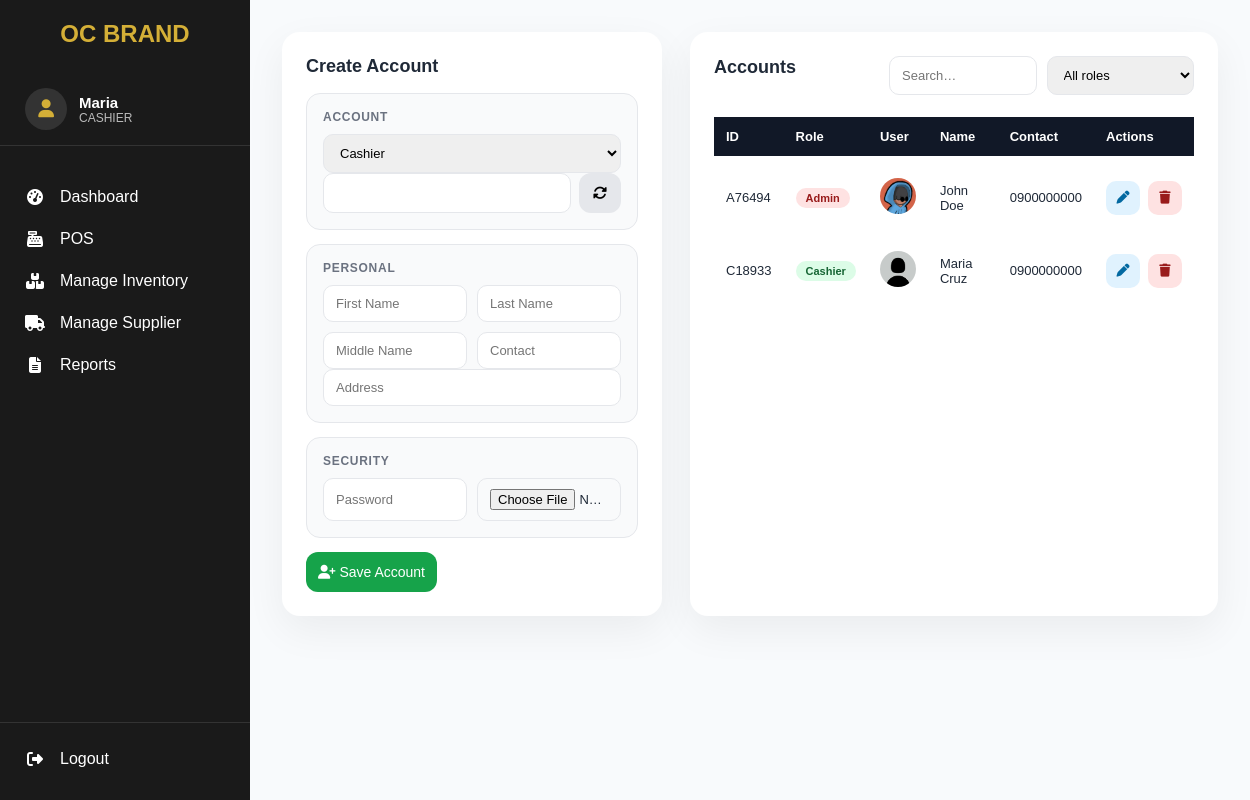
The page /admin/account.php (signed in) on the database its author committed.
### tables this page shows
CREATE TABLE `accounts` (
  `id` int(11) NOT NULL,
  `account_id` varchar(10) NOT NULL,
  `role` enum('cashier','admin') NOT NULL,
  `fname` varchar(100) NOT NULL,
  `mname` varchar(100) NOT NULL,
  `lname` varchar(100) NOT NULL,
  `address` varchar(255) NOT NULL,
  `contact` varchar(50) NOT NULL,
  `password` varchar(255) NOT NULL,
  `photo` text NOT NULL,
  `created_at` timestamp NOT NULL DEFAULT current_timestamp()
);

### admin/account.php (the view, shortened to what this page needs)
<?php
require_once "../db.php";
$currentPage = basename($_SERVER['PHP_SELF'], '.php');
$sql = "
    SELECT id, account_id, role, fname, mname, lname, address, contact, photo
    FROM accounts
    ORDER BY id DESC
";
$result = $conn->query($sql);
?>
<!DOCTYPE html>
<html lang="en">
<head>
<link rel="stylesheet" href="https://cdnjs.cloudflare.com/ajax/libs/font-awesome/6.5.0/css/all.min.css">
</head>
<body>
<?php include "sidebar.php"; ?>
<div class="content">
<div class="page-grid">
<div class="card">
<h2 id="formTitle">Create Account</h2>
<form id="accountForm" enctype="multipart/form-data">
<div class="form-section">
<h4>Account</h4>
<select name="role" id="role" onchange="generateAccountId()" required>
  <option value="cashier">Cashier</option>
</select>
<div class="account-id">
  <input type="text" id="account_id" name="account_id" readonly required>
  <button type="button" class="secondary" onclick="generateAccountId()" id="regenBtn"><i class="fa fa-rotate"></i></button>
</div>
</div>
<div class="form-section">
<h4>Personal</h4>
<div class="grid">
  <input name="fname" placeholder="First Name" required>
  <input name="lname" placeholder="Last Name" required>
  <input name="mname" placeholder="Middle Name">
  <input name="contact" placeholder="Contact">
</div>
<input name="address" placeholder="Address">
</div>
<div class="form-section">
<h4>Security</h4>
<div class="grid">
  <input type="password" name="password" placeholder="Password">
  <input type="file" name="photo" accept="image/*" onchange="previewImg(event)">
</div>
</div>
<button class="primary" id="submitBtn"><i class="fa fa-user-plus"></i> Save Account</button>
</form>
</div>
<div class="card table-card">
<div class="table-header">
  <h2>Accounts</h2>
  <div class="filters">
    <input id="searchInput" placeholder="Search…">
    <select id="roleFilter">
      <option value="">All roles</option>
    </select>
  </div>
</div>
<table>
<thead>
<tr>
  <th>ID</th>
  <th>Role</th>
  <th>User</th>
  <th>Name</th>
  <th>Contact</th>
  <th>Actions</th>
</tr>
</thead>
<tbody id="tableBody">
<?php while($row=$result->fetch_assoc()): $fullName=trim($row['fname'].' '.($row['mname']?$row['mname'].' ':'').$row['lname']); ?>
<tr data-role="<?= $row['role'] ?>">
  <td><?= htmlspecialchars($row['account_id']) ?></td>
  <td><span class="role-badge role-<?= $row['role'] ?>"><?= ucfirst($row['role']) ?></span></td>
  <td><img class="avatar" src="../uploads/<?= htmlspecialchars($row['photo']) ?>"></td>
  <td><?= htmlspecialchars($fullName) ?></td>
  <td><?= htmlspecialchars($row['contact']) ?></td>
  <td>
    <div class="actions">
      <div class="action-btn action-edit" onclick="editAccount(<?= (int)$row['id'] ?>,'<?= htmlspecialchars($row['account_id']) ?>','<?= $row['role'] ?>','<?= htmlspecialchars($row['fname']) ?>','<?= htmlspecialchars($row['mname']) ?>','<?= htmlspecialchars($row['lname']) ?>','<?= htmlspecialchars($row['address']) ?>','<?= htmlspecialchars($row['contact']) ?>')"><i class="fa fa-pen"></i></div>
      <div class="action-btn action-delete" onclick="deleteAccount(<?= $row['id'] ?>)"><i class="fa fa-trash"></i></div>
    </div>
  </td>
</tr>
<?php endwhile; ?>
</tbody>
</table>
</div>
</div>
</div>
</body>
</html>

### admin/sidebar.php (shortened to what this page needs)
<?php
require_once __DIR__ . "/../db.php";
$userId = (int) $_SESSION['user_id'];
$stmt = $conn->prepare("SELECT fname, role FROM accounts WHERE id = ?");
$stmt->bind_param("i", $userId);
$stmt->execute();
$user = $stmt->get_result()->fetch_assoc();
$fname = htmlspecialchars($user['fname'] ?? '', ENT_QUOTES, 'UTF-8');
$role  = htmlspecialchars($user['role'] ?? '', ENT_QUOTES, 'UTF-8');
?>
<div class="sidebar">
    <div>
        <h2>OC Brand</h2>
        <div class="sidebar-user">
            <div class="avatar">
                <i class="fas fa-user"></i>
            </div>
            <div class="user-info">
                <span class="name"><?= $fname ?></span>
                <span class="role"><?= ucfirst($role) ?></span>
            </div>
        </div>
        <a href="dashboard.php" class="<?= $currentPage === 'dashboard' ? 'active' : '' ?>">
            <i class="fas fa-tachometer-alt"></i> Dashboard
        </a>
        <a href="pos.php" class="<?= $currentPage === 'pos' ? 'active' : '' ?>">
            <i class="fas fa-cash-register"></i> POS
        </a>
        <a href="inventory.php" class="<?= $currentPage === 'inventory' ? 'active' : '' ?>">
            <i class="fas fa-boxes"></i> Manage Inventory
        </a>
        <a href="supplier.php" class="<?= $currentPage === 'supplier' ? 'active' : '' ?>">
            <i class="fas fa-truck"></i> Manage Supplier
        </a>
        <a href="reports.php" class="<?= $currentPage === 'reports' ? 'active' : '' ?>">
            <i class="fas fa-file-alt"></i> Reports
        </a>
    </div>
    <div class="logout">
        <a href="#" onclick="confirmLogout(event)">
            <i class="fas fa-sign-out-alt"></i> Logout
        </a>
    </div>
</div>

### admin/account.php (style rules this page uses)
:root { --primary:#16a34a;--primary-dark:#15803d;--bg:#f8fafc;--card:#fff; --text:#1f2937;--muted:#6b7280;--border:#e5e7eb;--radius:18px }
* { margin:0;padding:0;box-sizing:border-box;font-family:Poppins,sans-serif }
body { background:var(--bg);display:flex;color:var(--text) }
.content { flex:1;margin-left:250px;padding:32px }
.page-grid { display:grid;grid-template-columns:380px 1fr;gap:28px }
.card { background:var(--card);border-radius:var(--radius);padding:24px;box-shadow:0 14px 40px rgba(0,0,0,.06) }
.card h2 { font-size:18px;margin-bottom:16px }
.form-section { background:#f9fafb;border:1px solid var(--border);border-radius:14px;padding:16px;margin-bottom:14px }
.form-section h4 { font-size:12px;color:var(--muted);text-transform:uppercase;margin-bottom:10px;letter-spacing:.06em }
.grid { display:grid;grid-template-columns:1fr 1fr;gap:10px }
input,select { width:100%;padding:10px 12px;border-radius:10px;border:1px solid var(--border);font-size:13px }
.account-id { display:grid;grid-template-columns:1fr 42px;gap:8px }
button { border:none;border-radius:12px;padding:12px;font-size:14px;cursor:pointer;transition:.2s }
.primary { background:var(--primary);color:#fff }
.secondary { background:#e5e7eb }
.table-header { display:flex;gap:12px;justify-content:space-between;align-items:center;margin-bottom:12px }
.table-header .filters { display:flex;gap:10px }
.table-card table { width:100%;border-collapse:separate;border-spacing:0 10px }
th { background:#111827;color:#fff;padding:12px;font-size:13px;text-align:left }
td { padding:12px;background:#fff;font-size:13px;vertical-align:middle }
tr td:first-child { border-radius:10px 0 0 10px }
tr td:last-child { border-radius:0 10px 10px 0 }
.avatar { width:36px;height:36px;border-radius:50%;object-fit:cover }
.role-badge { padding:4px 10px;border-radius:999px;font-size:11px;font-weight:600 }
.role-admin { background:#fee2e2;color:#991b1b }
.role-cashier { background:#dcfce7;color:#166534 }
.actions { display:flex;gap:8px }
.action-btn { width:34px;height:34px;display:flex;align-items:center;justify-content:center;border-radius:10px;cursor:pointer }
.action-edit { background:#e0f2fe;color:#0369a1 }
.action-delete { background:#fee2e2;color:#991b1b }

### admin/sidebar.php (style rules this page uses)
.sidebar { width: 250px; height: 100vh; background-color: #1a1a1a; color: #fff; position: fixed; display: flex; flex-direction: column; justify-content: space-between; padding: 20px 0; }
.sidebar h2 { color: #d4af37; text-align: center; margin-bottom: 25px; font-size: 24px; text-transform: uppercase; }
.sidebar-user { display: flex; align-items: center; gap: 12px; padding: 15px 25px; margin-bottom: 30px; border-bottom: 1px solid #333; }
.sidebar-user .avatar { width: 42px; height: 42px; background: #333; border-radius: 50%; display: flex; align-items: center; justify-content: center; color: #d4af37; font-size: 18px; }
.sidebar-user .user-info { display: flex; flex-direction: column; }
.sidebar-user .name { font-size: 15px; font-weight: 600; }
.sidebar-user .role { font-size: 12px; color: #bbb; text-transform: uppercase; }
.sidebar a { display: flex; align-items: center; padding: 12px 25px; color: #fff; text-decoration: none; font-size: 16px; transition: background 0.3s, color 0.3s; }
.sidebar a i { width: 20px; margin-right: 15px; text-align: center; }
.logout { border-top: 1px solid #333; padding-top: 15px; }

### rows shown on the page
accounts: fname "Maria", role "CASHIER", account "C18933", role "Cashier", photo (picture), fullName "Maria Cruz", contact "0900000000"
accounts: account "A76494", role "Admin", photo (picture), fullName "John Doe", contact "0900000000"
